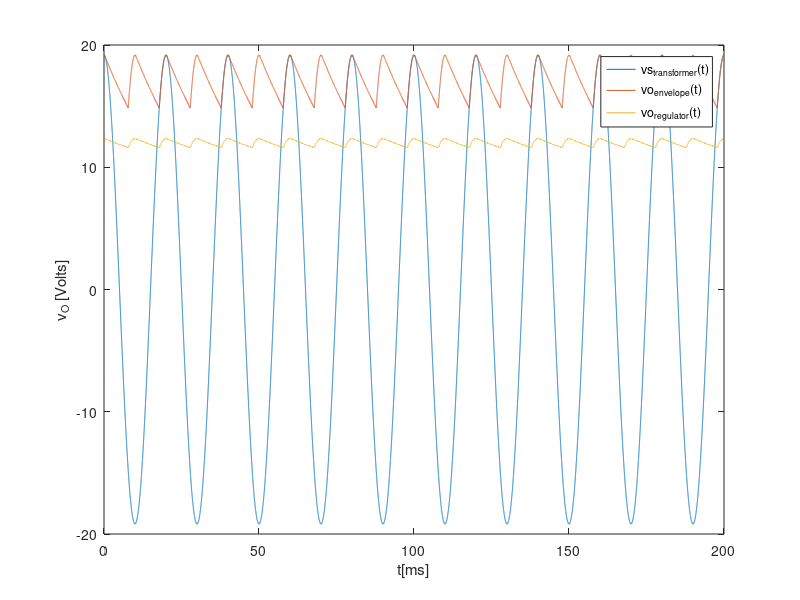
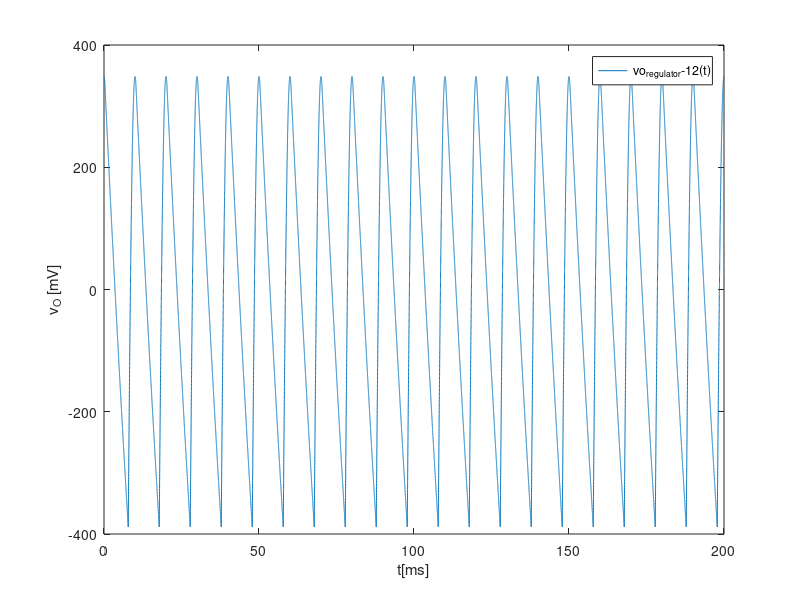

Recreate these plots in MATLAB, in order.
close all
clear all

R1 = 6000;
C = 5e-6;
f=50;
Vi = 230;
R2 = 24000;
n = 12;
Vs = Vi/n;
t=linspace(0, 10/f, 50000);
w=2*pi*f;
vS1 = Vs * cos(w*t);
vO2 = t*0;
vO1 = t*0;

tOFF = 1/w * atan(1/w/R1/C);

vOn = Vs*cos(w*tOFF)*exp(-(t-tOFF)/R1/C);



vO2 = abs(vS1);


for i=1:length(t)
  if t(i) < tOFF
    vO1(i) = vO2(i);
  elseif vOn(i) > vO2(i)
    vO1(i) = vOn(i);
  else
    tOFF = tOFF + 1/(f*2);
    vOn = Vs*abs(cos(w*tOFF))*exp(-(t-tOFF)/R1/C);
    vO1(i) = vO2(i);
  endif
endfor

average_1 = mean(vO1);
ripple_1= max(vO1) - min(vO1);


n_diodes = 20;
v_on = 12/n_diodes;

vO2 = t*0;
vO2d = 0;
vO2a = t*0;


%dc component regulator ----------------
if average_1 >= v_on*n_diodes
  vO2d = v_on*n_diodes;
else
  vO2d = average_1;
endif

%ac component regulator -----------------
vt = 26e-3;
Is = 1e-14;
eta = 1;

rd = eta*vt/(Is*exp(v_on/(eta*vt)))

% ac regulator
for i = 1:length(t)
  if vO1(i) >= n_diodes*v_on
    vO2a(i) = n_diodes*rd/(n_diodes*rd+R2) * (vO1(i)-average_1);
  else
    vO2a(i) = vO1(i)-average_1;
  endif
endfor

vO2 = vO2d + vO2a;



hfa = figure(1);
title('Regulator and envelope output voltage v_o(t)')
plot (t*1000, vS1, ";vs_{transformer}(t);", t*1000,vO1, ";vo_{envelope}(t);", t*1000,vO2, ";vo_{regulator}(t);");
xlabel ("t[ms]")
ylabel ("v_O [Volts]")
legend('Location','northeast');
print (hfa, "all_vout.eps", "-depsc");

hfb = figure(2);
title('Deviations from desired DC voltage')
plot (t*1000,(vO2-12)*1000, ";vo_{regulator}-12(t);");
xlabel ("t[ms]")
ylabel ("v_O [mV]")
legend('Location','northeast');
print (hfb, "deviation.eps", "-depsc");


diary result_octave.txt
max(vO2)-min(vO2) 
diary on
average_2 = mean(vO2)
max(vO2)
min(vO2)
ripple_2 = max(vO2)-min(vO2) 
diary off

cost = R1/1000 + R2/1000 + C*1e6 + n_diodes*0.1*2; 


cost = cost + 0.4;


MERIT = 1/(cost*(ripple_2 + abs(average_2 - 12) + 1e-6));
v4t = '"sim_TAB"'
v4e = '"sim_END"'
v5t = '"v5_TAB"'
v5e = '"v5_END"'
mt = '"merit_TAB"'
me = '"merit_END"'
file4sim = fopen ("t3.cir", "w");
fprintf(file4sim,"Ngspice T3 \nVs 1 0 0 sin(0 230 50 0 0 90) \nD1 2 4 Default \nD2 GND 2 Default \nD3 3 4 Default \nD4 GND 3 Default \nR1 GND 4 6k \nR2 5 4 24k \nC1 4 GND 5u \nD5 5 GND Default2 \nF1 1 0 E1 0.083333333333333333333 \nE1 3 2 1 0 0.083333333333333333333 \n.model Default D \n.model Default2 D (n=20) \n.end \n.control \nset hcopypscolor=0 \nset color0=white \nset color1=black \nset color2=red \nset color3=blue \nset color4=violet \nset color5=rgb:3/8/0 \nset color6=rgb:4/0/0 \nop \ntran 0.0002 400m 200m \n");
fprintf(file4sim,"let RippleEnvelope = maximum(v(4))-minimum(v(4)) \n");
fprintf(file4sim,"let AverageEnvelope = mean(v(4)) \n");
fprintf(file4sim,"let RippleRegulator = maximum(v(5))-minimum(v(5)) \n");
fprintf(file4sim,"let AverageRegulator = mean(v(5)) \n");
fprintf(file4sim,"echo %s \n", v4t);
fprintf(file4sim,"print RippleEnvelope \nprint AverageEnvelope \n");
fprintf(file4sim,"print RippleRegulator \nprint AverageRegulator \n");
fprintf(file4sim,"echo %s \n", v4e);
fprintf(file4sim,"let Merit = 1/ (37.4* ((maximum(v(5))-minimum(v(5))) + abs(mean(v(5)-12)) + 10e-6)) \n");
fprintf(file4sim,"echo %s \n", mt);
fprintf(file4sim,"print Merit \n");
fprintf(file4sim,"echo %s \n", me);
fprintf(file4sim,"let v4 = v(4)-2*v(2)[0] \nhardcopy comp.ps v(3)-v(2) v4 v(5) \necho comp_FIG \nhardcopy dev.ps v(5)-12 \necho dev_FIG \nquit \n.endc");
fclose (file4sim);

RipAvg = fopen ("RipAvg.tex", "w");
fprintf(RipAvg, "Ripple Envelope & %e \\\\ \\hline \n", ripple_1);
fprintf(RipAvg, "Average Envelope & %e \\\\ \\hline \n", average_1);
fprintf(RipAvg, "Ripple Regulator & %e \\\\ \\hline \n", ripple_2);
fprintf(RipAvg, "Average Regulator & %e \\\\ \\hline \n", average_2);
fclose (RipAvg);

MeritTable = fopen ("MeritTable.tex", "w");
fprintf(MeritTable, "Merit & %e \\\\ \\hline \n", MERIT);
fclose (MeritTable);
